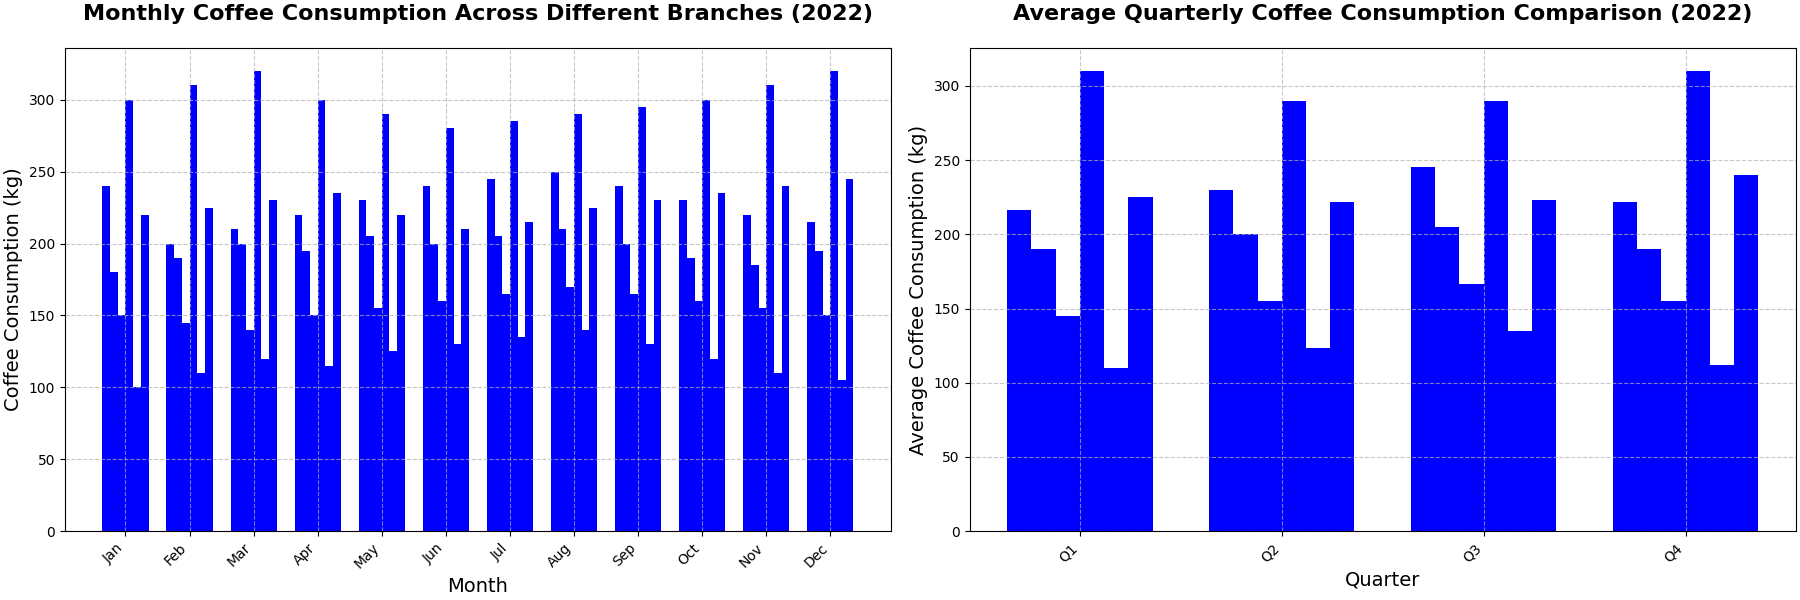

Write Python code to recreate this figure.
import matplotlib.pyplot as plt
import numpy as np

branches = ['Downtown', 'Uptown', 'Suburb', 'Airport', 'University', 'Mall']
months = np.arange(1, 13)

downtown_consumption = [240, 200, 210, 220, 230, 240, 245, 250, 240, 230, 220, 215]
uptown_consumption = [180, 190, 200, 195, 205, 200, 205, 210, 200, 190, 185, 195]
suburb_consumption = [150, 145, 140, 150, 155, 160, 165, 170, 165, 160, 155, 150]
airport_consumption = [300, 310, 320, 300, 290, 280, 285, 290, 295, 300, 310, 320]
university_consumption = [100, 110, 120, 115, 125, 130, 135, 140, 130, 120, 110, 105]
mall_consumption = [220, 225, 230, 235, 220, 210, 215, 225, 230, 235, 240, 245]

fig, axes = plt.subplots(1, 2, figsize=(18, 6), constrained_layout=True)
bar_width = 0.12
x_indices = np.arange(len(months))

consistent_color = 'blue'

for i, consumption in enumerate([downtown_consumption, uptown_consumption, suburb_consumption, airport_consumption, university_consumption, mall_consumption]):
    axes[0].bar(x_indices + i * bar_width, consumption, bar_width, color=consistent_color)

axes[0].set_title("Monthly Coffee Consumption Across Different Branches (2022)", fontsize=16, fontweight='bold', pad=20)
axes[0].set_xlabel("Month", fontsize=14)
axes[0].set_ylabel("Coffee Consumption (kg)", fontsize=14)
axes[0].set_xticks(x_indices + bar_width * (len(branches) - 1) / 2)
axes[0].set_xticklabels(['Jan', 'Feb', 'Mar', 'Apr', 'May', 'Jun', 'Jul', 'Aug', 'Sep', 'Oct', 'Nov', 'Dec'], rotation=45, ha='right')
axes[0].grid(True, linestyle='--', alpha=0.7)

quarters = ['Q1', 'Q2', 'Q3', 'Q4']
x_indices_2 = np.arange(len(quarters))
average_consumptions = {
    'Downtown': [np.mean(downtown_consumption[i*3:i*3+3]) for i in range(4)],
    'Uptown': [np.mean(uptown_consumption[i*3:i*3+3]) for i in range(4)],
    'Suburb': [np.mean(suburb_consumption[i*3:i*3+3]) for i in range(4)],
    'Airport': [np.mean(airport_consumption[i*3:i*3+3]) for i in range(4)],
    'University': [np.mean(university_consumption[i*3:i*3+3]) for i in range(4)],
    'Mall': [np.mean(mall_consumption[i*3:i*3+3]) for i in range(4)],
}

for i, avg in enumerate(average_consumptions.values()):
    axes[1].bar(x_indices_2 + i * bar_width, avg, bar_width, color=consistent_color)

axes[1].set_title("Average Quarterly Coffee Consumption Comparison (2022)", fontsize=16, fontweight='bold', pad=20)
axes[1].set_xlabel("Quarter", fontsize=14)
axes[1].set_ylabel("Average Coffee Consumption (kg)", fontsize=14)
axes[1].set_xticks(x_indices_2 + bar_width * (len(branches) - 1) / 2)
axes[1].set_xticklabels(quarters, rotation=45, ha='right')
axes[1].grid(True, linestyle='--', alpha=0.7)

plt.show()
